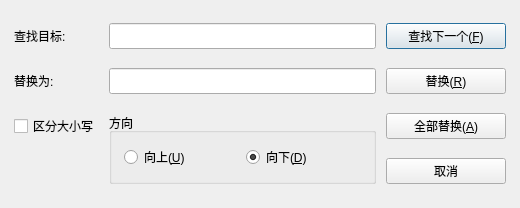
<?xml version="1.0" encoding="UTF-8"?>
<ui version="4.0">
 <class>ReplaceDialog</class>
 <widget class="QDialog" name="ReplaceDialog">
  <property name="geometry">
   <rect>
    <x>0</x>
    <y>0</y>
    <width>520</width>
    <height>208</height>
   </rect>
  </property>
  <property name="windowTitle">
   <string>替换</string>
  </property>
  <property name="windowIcon">
   <iconset resource="resources.qrc">
    <normaloff>:/icons/replace.png</normaloff>:/icons/replace.png</iconset>
  </property>
  <layout class="QGridLayout" name="gridLayout">
   <property name="leftMargin">
    <number>14</number>
   </property>
   <property name="topMargin">
    <number>14</number>
   </property>
   <property name="rightMargin">
    <number>14</number>
   </property>
   <property name="bottomMargin">
    <number>14</number>
   </property>
   <property name="horizontalSpacing">
    <number>10</number>
   </property>
   <property name="verticalSpacing">
    <number>10</number>
   </property>
   <item row="0" column="0">
    <widget class="QLabel" name="labelFind">
     <property name="text">
      <string>查找目标:</string>
     </property>
    </widget>
   </item>
   <item row="0" column="1">
    <widget class="QLineEdit" name="editFind">
     <property name="minimumSize">
      <size>
       <width>240</width>
       <height>26</height>
      </size>
     </property>
    </widget>
   </item>
   <item row="0" column="2">
    <widget class="QPushButton" name="btnFindNext">
     <property name="minimumSize">
      <size>
       <width>120</width>
       <height>26</height>
      </size>
     </property>
     <property name="text">
      <string>查找下一个(&amp;F)</string>
     </property>
    </widget>
   </item>
   <item row="1" column="0">
    <widget class="QLabel" name="labelReplace">
     <property name="text">
      <string>替换为:</string>
     </property>
    </widget>
   </item>
   <item row="1" column="1">
    <widget class="QLineEdit" name="editReplace">
     <property name="minimumSize">
      <size>
       <width>240</width>
       <height>26</height>
      </size>
     </property>
    </widget>
   </item>
   <item row="1" column="2">
    <widget class="QPushButton" name="btnReplace">
     <property name="minimumSize">
      <size>
       <width>120</width>
       <height>26</height>
      </size>
     </property>
     <property name="text">
      <string>替换(&amp;R)</string>
     </property>
    </widget>
   </item>
   <item row="2" column="0">
    <widget class="QCheckBox" name="checkCaseSensitive">
     <property name="text">
      <string>区分大小写</string>
     </property>
    </widget>
   </item>
   <item row="2" column="1" rowspan="2">
    <widget class="QGroupBox" name="groupDirection">
     <property name="title">
      <string>方向</string>
     </property>
     <layout class="QHBoxLayout" name="horizontalLayout">
      <property name="leftMargin">
       <number>12</number>
      </property>
      <property name="topMargin">
       <number>6</number>
      </property>
      <property name="rightMargin">
       <number>12</number>
      </property>
      <property name="bottomMargin">
       <number>6</number>
      </property>
      <item>
       <widget class="QRadioButton" name="radioUp">
        <property name="text">
         <string>向上(&amp;U)</string>
        </property>
       </widget>
      </item>
      <item>
       <widget class="QRadioButton" name="radioDown">
        <property name="text">
         <string>向下(&amp;D)</string>
        </property>
        <property name="checked">
         <bool>true</bool>
        </property>
       </widget>
      </item>
     </layout>
    </widget>
   </item>
   <item row="2" column="2">
    <widget class="QPushButton" name="btnReplaceAll">
     <property name="minimumSize">
      <size>
       <width>120</width>
       <height>26</height>
      </size>
     </property>
     <property name="text">
      <string>全部替换(&amp;A)</string>
     </property>
    </widget>
   </item>
   <item row="3" column="2">
    <widget class="QPushButton" name="btnCancel">
     <property name="minimumSize">
      <size>
       <width>120</width>
       <height>26</height>
      </size>
     </property>
     <property name="text">
      <string>取消</string>
     </property>
    </widget>
   </item>
  </layout>
 </widget>
 <tabstops>
  <tabstop>editFind</tabstop>
  <tabstop>btnFindNext</tabstop>
  <tabstop>editReplace</tabstop>
  <tabstop>btnReplace</tabstop>
  <tabstop>btnReplaceAll</tabstop>
  <tabstop>checkCaseSensitive</tabstop>
  <tabstop>radioUp</tabstop>
  <tabstop>radioDown</tabstop>
  <tabstop>btnCancel</tabstop>
 </tabstops>
 <resources>
  <include location="resources.qrc"/>
 </resources>
 <connections/>
</ui>
